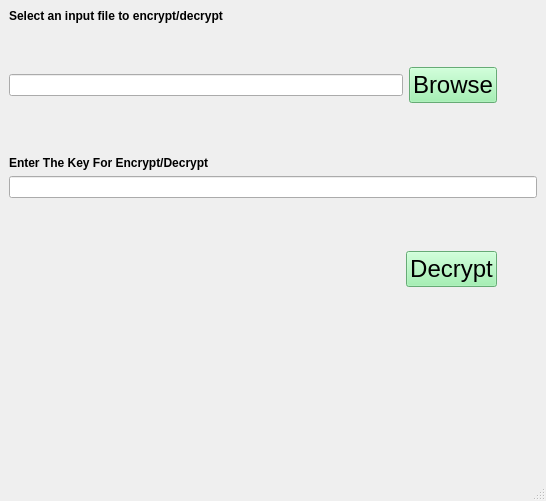
<?xml version="1.0" encoding="UTF-8"?>
<ui version="4.0">
 <class>MainWindow</class>
 <widget class="QMainWindow" name="MainWindow">
  <property name="geometry">
   <rect>
    <x>0</x>
    <y>0</y>
    <width>546</width>
    <height>501</height>
   </rect>
  </property>
  <property name="windowTitle">
   <string>MainWindow</string>
  </property>
  <widget class="QWidget" name="centralwidget">
   <layout class="QVBoxLayout" name="verticalLayout_3">
    <item>
     <layout class="QVBoxLayout" name="verticalLayout_2">
      <item>
       <widget class="QLabel" name="label">
        <property name="text">
         <string>&lt;h4&gt;Select an input file to encrypt/decrypt</string>
        </property>
       </widget>
      </item>
      <item>
       <spacer name="verticalSpacer_4">
        <property name="orientation">
         <enum>Qt::Vertical</enum>
        </property>
        <property name="sizeType">
         <enum>QSizePolicy::Preferred</enum>
        </property>
        <property name="sizeHint" stdset="0">
         <size>
          <width>20</width>
          <height>38</height>
         </size>
        </property>
       </spacer>
      </item>
      <item>
       <layout class="QHBoxLayout" name="horizontalLayout_3">
        <item>
         <widget class="QLineEdit" name="lineEdit_selectedFile_2"/>
        </item>
        <item>
         <widget class="QPushButton" name="pushButton_browse_2">
          <property name="styleSheet">
           <string notr="true">font: 75 11pt &quot;Ubuntu&quot;;
background-color: rgb(143, 240, 164);
font-size: 24px;</string>
          </property>
          <property name="text">
           <string>Browse</string>
          </property>
         </widget>
        </item>
        <item>
         <spacer name="horizontalSpacer_4">
          <property name="orientation">
           <enum>Qt::Horizontal</enum>
          </property>
          <property name="sizeType">
           <enum>QSizePolicy::Preferred</enum>
          </property>
          <property name="sizeHint" stdset="0">
           <size>
            <width>40</width>
            <height>20</height>
           </size>
          </property>
         </spacer>
        </item>
       </layout>
      </item>
      <item>
       <spacer name="verticalSpacer_3">
        <property name="orientation">
         <enum>Qt::Vertical</enum>
        </property>
        <property name="sizeType">
         <enum>QSizePolicy::Preferred</enum>
        </property>
        <property name="sizeHint" stdset="0">
         <size>
          <width>20</width>
          <height>47</height>
         </size>
        </property>
       </spacer>
      </item>
      <item>
       <widget class="QLabel" name="label_3">
        <property name="text">
         <string>&lt;h4&gt;Enter The Key For Encrypt/Decrypt</string>
        </property>
       </widget>
      </item>
      <item>
       <widget class="QLineEdit" name="lineEdit_key_2"/>
      </item>
     </layout>
    </item>
    <item>
     <spacer name="verticalSpacer_5">
      <property name="orientation">
       <enum>Qt::Vertical</enum>
      </property>
      <property name="sizeType">
       <enum>QSizePolicy::Preferred</enum>
      </property>
      <property name="sizeHint" stdset="0">
       <size>
        <width>20</width>
        <height>47</height>
       </size>
      </property>
     </spacer>
    </item>
    <item>
     <layout class="QHBoxLayout" name="horizontalLayout_4">
      <item>
       <spacer name="horizontalSpacer_5">
        <property name="orientation">
         <enum>Qt::Horizontal</enum>
        </property>
        <property name="sizeHint" stdset="0">
         <size>
          <width>40</width>
          <height>20</height>
         </size>
        </property>
       </spacer>
      </item>
      <item>
       <widget class="QPushButton" name="pushButton_decryptFile_2">
        <property name="styleSheet">
         <string notr="true">font: 75 11pt &quot;Ubuntu&quot;;
background-color: rgb(143, 240, 164);
font-size: 24px;</string>
        </property>
        <property name="text">
         <string>Decrypt</string>
        </property>
       </widget>
      </item>
      <item>
       <spacer name="horizontalSpacer_6">
        <property name="orientation">
         <enum>Qt::Horizontal</enum>
        </property>
        <property name="sizeType">
         <enum>QSizePolicy::Preferred</enum>
        </property>
        <property name="sizeHint" stdset="0">
         <size>
          <width>40</width>
          <height>20</height>
         </size>
        </property>
       </spacer>
      </item>
     </layout>
    </item>
    <item>
     <spacer name="verticalSpacer_2">
      <property name="orientation">
       <enum>Qt::Vertical</enum>
      </property>
      <property name="sizeType">
       <enum>QSizePolicy::Preferred</enum>
      </property>
      <property name="sizeHint" stdset="0">
       <size>
        <width>20</width>
        <height>47</height>
       </size>
      </property>
     </spacer>
    </item>
    <item>
     <widget class="QLabel" name="label_result_file">
      <property name="styleSheet">
       <string notr="true">text-align: center;</string>
      </property>
      <property name="text">
       <string>
&lt;h5&gt;</string>
      </property>
     </widget>
    </item>
   </layout>
  </widget>
  <widget class="QMenuBar" name="menubar">
   <property name="geometry">
    <rect>
     <x>0</x>
     <y>0</y>
     <width>546</width>
     <height>22</height>
    </rect>
   </property>
  </widget>
  <widget class="QStatusBar" name="statusbar"/>
 </widget>
 <resources/>
 <connections/>
</ui>
